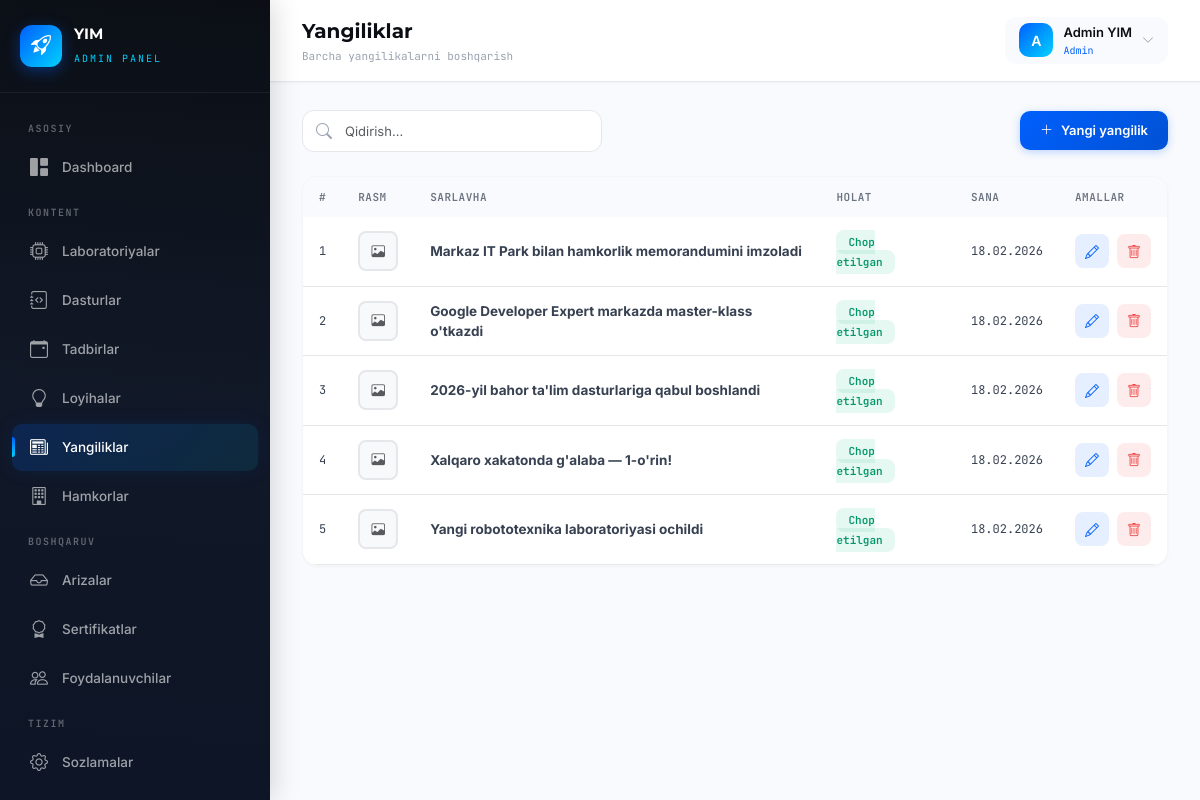
The app's page /admin-panel/news/ (signed in) with its own data.
### accounts/models.py (models this page shows, shortened)
class User(AbstractUser):
    ROLE_CHOICES = (
        ('admin', 'Admin'),
        ('student', 'Student'),
    )
    role = models.CharField(max_length=10, choices=ROLE_CHOICES, default='student')
    phone = models.CharField(max_length=20, blank=True, null=True)
    avatar = models.ImageField(upload_to='avatars/', blank=True, null=True)
    bio = models.TextField(blank=True, null=True)
    birth_date = models.DateField(blank=True, null=True)
    @property
    def is_admin_user(self):
        return self.role == 'admin' or self.is_superuser

### dashboard/models.py (models this page shows, shortened)
class News(models.Model):
    title = models.CharField(max_length=300, verbose_name="Sarlavha")
    slug = models.SlugField(max_length=300, unique=True, verbose_name="Slug")
    image = models.ImageField(upload_to='news/', blank=True, null=True, verbose_name="Rasm")
    content = models.TextField(verbose_name="Kontent")
    is_published = models.BooleanField(default=False, verbose_name="Chop etilgan")
    published_at = models.DateTimeField(blank=True, null=True, verbose_name="Chop etilgan sana")
    created_at = models.DateTimeField(auto_now_add=True)
    updated_at = models.DateTimeField(auto_now=True)
    class Meta:
        ordering = ['-created_at']
        verbose_name = "Yangilik"
        verbose_name_plural = "Yangiliklar"

### dashboard/views.py (the view)
# urls.py: path('news/', views.news_list, name='news_list'),
@admin_required
def news_list(request):
    return generic_list(request, News, 'dashboard/news/list.html', 'news_items')

### dashboard/context_processors.py (called while the page is built)
def pending_applications(request):
    if request.user.is_authenticated:
        try:
            count = Application.objects.filter(status='pending').count()
            return {'pending_count': count}
        except Exception:
            return {'pending_count': 0}
    return {'pending_count': 0}

### dashboard/views.py (called while the page is built)
def admin_required(view_func):
    @wraps(view_func)
    @login_required
    def wrapper(request, *args, **kwargs):
        if not request.user.is_admin_user:
            messages.error(request, "Sizda ruxsat yo'q!")
            return redirect('login')
        return view_func(request, *args, **kwargs)
    return wrapper

def generic_list(request, model, template, context_name, order_by='-created_at'):
    items = model.objects.all()
    search = request.GET.get('search', '')
    if search:
        if hasattr(model, 'name'):
            items = items.filter(name__icontains=search)
        elif hasattr(model, 'title'):
            items = items.filter(title__icontains=search)
    return render(request, template, {context_name: items, 'search': search})

### templates/dashboard/news/list.html (shortened to what this page needs)
{% extends "dashboard/base.html" %}
{% block page_title %}Yangiliklar{% endblock %}
{% block page_subtitle %}Barcha yangilikalarni boshqarish{% endblock %}
{% block content %}
<div class="d-flex justify-content-between align-items-center mb-4 flex-wrap gap-3">
    <div class="search-box">
        <i class="bi bi-search"></i>
        <form method="get">
            <input type="text" class="form-control" name="search" value="{{ search }}" placeholder="Qidirish...">
        </form>
    </div>
    <a href="{% url 'dashboard:news_create' %}" class="btn btn-primary-custom">
        <i class="bi bi-plus-lg me-2"></i>Yangi yangilik
    </a>
</div>
<div class="data-card animate-in">
    <div class="table-responsive">
        <table class="table table-modern mb-0">
            <thead>
                <tr>
                    <th>#</th>
                    <th>Rasm</th>
                    <th>Sarlavha</th>
                    <th>Holat</th>
                    <th>Sana</th>
                    <th>Amallar</th>
                </tr>
            </thead>
            <tbody>
                {% for item in news_items %}
                <tr>
                    <td style="font-family: 'JetBrains Mono'; font-size: 12px;">{{ forloop.counter }}</td>
                    <td>
                        {% if item.image %}
                        <img src="{{ item.image.url }}" class="table-img" alt="">
                        {% else %}
                        <div class="table-img d-flex align-items-center justify-content-center bg-light"><i class="bi bi-image text-muted"></i></div>
                        {% endif %}
                    </td>
                    <td><strong>{{ item.title }}</strong></td>
                    <td>
                        {% if item.is_published %}
                        <span class="badge-status badge-active">Chop etilgan</span>
                        {% else %}
                        <span class="badge-status badge-inactive">Qoralama</span>
                        {% endif %}
                    </td>
                    <td style="font-family: 'JetBrains Mono'; font-size: 12px;">{{ item.created_at|date:"d.m.Y" }}</td>
                    <td>
                        <div class="d-flex gap-2">
                            <a href="{% url 'dashboard:news_edit' item.pk %}" class="btn-action edit" title="Tahrirlash"><i class="bi bi-pencil"></i></a>
                            <button class="btn-action delete" title="O'chirish" data-bs-toggle="modal" data-bs-target="#deleteModal{{ item.pk }}"><i class="bi bi-trash"></i></button>
                        </div>
                    </td>
                </tr>
                {% endfor %}
            </tbody>
        </table>
    </div>
</div>
{% endblock %}

### templates/dashboard/base.html (shortened to what this page needs)
{% load static %}
<!DOCTYPE html>
<html lang="uz" data-bs-theme="light">
<head>
    <link href="https://cdn.jsdelivr.net/npm/bootstrap@5.3.3/dist/css/bootstrap.min.css" rel="stylesheet">
    <link href="https://cdn.jsdelivr.net/npm/bootstrap-icons@1.11.3/font/bootstrap-icons.min.css" rel="stylesheet">
</head>
<body>
    <aside class="sidebar" id="sidebar">
        <div class="sidebar-brand">
            <div class="brand-icon">
                <i class="bi bi-rocket-takeoff"></i>
            </div>
            <div>
                <h5>YIM</h5>
                <small>Admin Panel</small>
            </div>
        </div>
        <nav class="sidebar-nav">
            <div class="nav-section-title">Asosiy</div>
            <a href="{% url 'dashboard:home' %}" class="nav-link {% if request.resolver_match.url_name == 'home' %}active{% endif %}">
                <i class="bi bi-grid-1x2-fill"></i>
                Dashboard
            </a>
            <div class="nav-section-title">Kontent</div>
            <a href="{% url 'dashboard:laboratory_list' %}" class="nav-link {% if 'laborator' in request.resolver_match.url_name %}active{% endif %}">
                <i class="bi bi-cpu"></i>
                Laboratoriyalar
            </a>
            <a href="{% url 'dashboard:program_list' %}" class="nav-link {% if 'program' in request.resolver_match.url_name %}active{% endif %}">
                <i class="bi bi-journal-code"></i>
                Dasturlar
            </a>
            <a href="{% url 'dashboard:event_list' %}" class="nav-link {% if 'event' in request.resolver_match.url_name %}active{% endif %}">
                <i class="bi bi-calendar-event"></i>
                Tadbirlar
            </a>
            <a href="{% url 'dashboard:project_list' %}" class="nav-link {% if 'project' in request.resolver_match.url_name %}active{% endif %}">
                <i class="bi bi-lightbulb"></i>
                Loyihalar
            </a>
            <a href="{% url 'dashboard:news_list' %}" class="nav-link {% if 'news' in request.resolver_match.url_name %}active{% endif %}">
                <i class="bi bi-newspaper"></i>
                Yangiliklar
            </a>
            <a href="{% url 'dashboard:partner_list' %}" class="nav-link {% if 'partner' in request.resolver_match.url_name %}active{% endif %}">
                <i class="bi bi-building"></i>
                Hamkorlar
            </a>
            <div class="nav-section-title">Boshqaruv</div>
            <a href="{% url 'dashboard:application_list' %}" class="nav-link {% if 'application' in request.resolver_match.url_name %}active{% endif %}">
                <i class="bi bi-inbox"></i>
                Arizalar
            </a>
            <a href="{% url 'dashboard:certificate_list' %}" class="nav-link {% if 'certificate' in request.resolver_match.url_name %}active{% endif %}">
                <i class="bi bi-award"></i>
                Sertifikatlar
            </a>
            <a href="{% url 'dashboard:user_list' %}" class="nav-link {% if 'user' in request.resolver_match.url_name %}active{% endif %}">
                <i class="bi bi-people"></i>
                Foydalanuvchilar
            </a>
            <div class="nav-section-title">Tizim</div>
            <a href="{% url 'dashboard:site_settings' %}" class="nav-link {% if request.resolver_match.url_name == 'site_settings' %}active{% endif %}">
                <i class="bi bi-gear"></i>
                Sozlamalar
            </a>
            <a href="{% url 'logout' %}" class="nav-link" style="color: rgba(239, 68, 68, 0.7);">
            </a>
        </nav>
    </aside>
    <div class="main-content">
        <header class="topbar">
            <div class="d-flex align-items-center gap-3">
                <div class="page-title">
                    {% block page_title %}Dashboard{% endblock %}
                    <small>{% block page_subtitle %}Yoshlar innovatsiya markazi{% endblock %}</small>
                </div>
            </div>
            <div class="topbar-right">
                <div class="dropdown">
                    <div class="user-info" data-bs-toggle="dropdown">
                        <div class="user-avatar">
                            {{ request.user.username|first|upper }}
                        </div>
                        <div>
                            <div class="name">{{ request.user.get_full_name|default:request.user.username }}</div>
                            <div class="role-badge">{{ request.user.get_role_display|default:"Admin" }}</div>
                        </div>
                        <i class="bi bi-chevron-down" style="font-size: 12px; color: #9CA3AF;"></i>
                    </div>
                </div>
            </div>
        </header>
        <div class="content-area">
            {% block content %}{% endblock %}
        </div>
    </div>
</body>
</html>

### records on screen
User: user.username|first "A", user.get_full_name "Admin YIM", user.role "Admin"
News: title "Markaz IT Park bilan hamkorlik memorandumini imzoladi", is_published "Chop etilgan", created_at "18.02.2026"
News: title "Google Developer Expert markazda master-klass o'tkazdi", is_published "Chop etilgan", created_at "18.02.2026"
News: title "2026-yil bahor ta'lim dasturlariga qabul boshlandi", is_published "Chop etilgan", created_at "18.02.2026"
News: title "Xalqaro xakatonda g'alaba — 1-o'rin!", is_published "Chop etilgan", created_at "18.02.2026"
News: title "Yangi robototexnika laboratoriyasi ochildi", is_published "Chop etilgan", created_at "18.02.2026"
